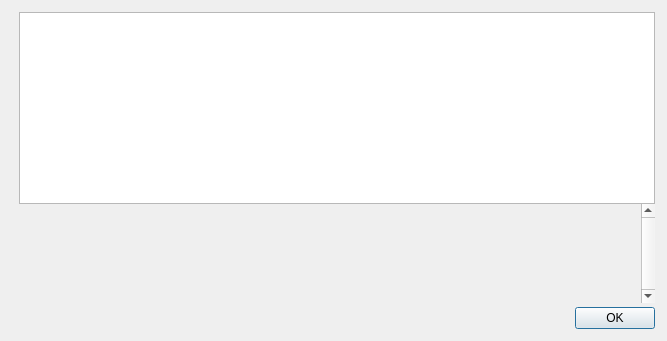
<?xml version="1.0" encoding="UTF-8"?>
<ui version="4.0">
 <class>HelpMessageDialog</class>
 <widget class="QDialog" name="HelpMessageDialog">
  <property name="geometry">
   <rect>
    <x>0</x>
    <y>0</y>
    <width>667</width>
    <height>341</height>
   </rect>
  </property>
  <layout class="QHBoxLayout" name="horizontalLayout_2">
   <property name="spacing">
    <number>0</number>
   </property>
   <property name="leftMargin">
    <number>12</number>
   </property>
   <property name="topMargin">
    <number>12</number>
   </property>
   <property name="rightMargin">
    <number>12</number>
   </property>
   <property name="bottomMargin">
    <number>12</number>
   </property>
   <item>
    <layout class="QVBoxLayout" name="verticalLayoutLogo" stretch="0,0">
     <property name="leftMargin">
      <number>0</number>
     </property>
     <property name="topMargin">
      <number>4</number>
     </property>
     <property name="rightMargin">
      <number>0</number>
     </property>
     <item>
      <widget class="QLabel" name="aboutLogo">
       <property name="sizePolicy">
        <sizepolicy hsizetype="Preferred" vsizetype="Ignored">
         <horstretch>0</horstretch>
         <verstretch>0</verstretch>
        </sizepolicy>
       </property>
       <property name="maximumSize">
        <size>
         <width>100</width>
         <height>100</height>
        </size>
       </property>
       <property name="pixmap">
        <pixmap resource="../calm.qrc">:/images/about</pixmap>
       </property>
       <property name="scaledContents">
        <bool>false</bool>
       </property>
       <property name="alignment">
        <set>Qt::AlignHCenter|Qt::AlignTop</set>
       </property>
       <property name="wordWrap">
        <bool>false</bool>
       </property>
       <property name="openExternalLinks">
        <bool>false</bool>
       </property>
      </widget>
     </item>
     <item>
      <widget class="QFrame" name="frame">
       <property name="frameShape">
        <enum>QFrame::NoFrame</enum>
       </property>
       <property name="frameShadow">
        <enum>QFrame::Raised</enum>
       </property>
      </widget>
     </item>
    </layout>
   </item>
   <item>
    <layout class="QVBoxLayout" name="verticalLayout">
     <item>
      <widget class="QTextEdit" name="helpMessage">
       <property name="readOnly">
        <bool>true</bool>
       </property>
      </widget>
     </item>
     <item>
      <widget class="QScrollArea" name="scrollArea">
       <property name="frameShape">
        <enum>QFrame::NoFrame</enum>
       </property>
       <property name="verticalScrollBarPolicy">
        <enum>Qt::ScrollBarAlwaysOn</enum>
       </property>
       <property name="widgetResizable">
        <bool>true</bool>
       </property>
       <widget class="QWidget" name="scrollAreaWidgetContents">
        <property name="geometry">
         <rect>
          <x>0</x>
          <y>0</y>
          <width>534</width>
          <height>76</height>
         </rect>
        </property>
        <layout class="QVBoxLayout" name="verticalLayout_2">
         <item>
          <widget class="QLabel" name="aboutMessage">
           <property name="cursor">
            <cursorShape>IBeamCursor</cursorShape>
           </property>
           <property name="textFormat">
            <enum>Qt::PlainText</enum>
           </property>
           <property name="alignment">
            <set>Qt::AlignLeading|Qt::AlignLeft|Qt::AlignTop</set>
           </property>
           <property name="openExternalLinks">
            <bool>true</bool>
           </property>
           <property name="textInteractionFlags">
            <set>Qt::LinksAccessibleByMouse|Qt::TextSelectableByKeyboard|Qt::TextSelectableByMouse</set>
           </property>
          </widget>
         </item>
        </layout>
       </widget>
      </widget>
     </item>
     <item>
      <spacer name="verticalSpacer">
       <property name="orientation">
        <enum>Qt::Vertical</enum>
       </property>
       <property name="sizeType">
        <enum>QSizePolicy::Fixed</enum>
       </property>
       <property name="sizeHint" stdset="0">
        <size>
         <width>4</width>
         <height>4</height>
        </size>
       </property>
      </spacer>
     </item>
     <item>
      <widget class="QDialogButtonBox" name="okButton">
       <property name="orientation">
        <enum>Qt::Horizontal</enum>
       </property>
       <property name="standardButtons">
        <set>QDialogButtonBox::Ok</set>
       </property>
      </widget>
     </item>
    </layout>
   </item>
  </layout>
 </widget>
 <resources>
  <include location="../calm.qrc"/>
 </resources>
 <connections>
  <connection>
   <sender>okButton</sender>
   <signal>accepted()</signal>
   <receiver>HelpMessageDialog</receiver>
   <slot>accept()</slot>
   <hints>
    <hint type="sourcelabel">
     <x>20</x>
     <y>20</y>
    </hint>
    <hint type="destinationlabel">
     <x>20</x>
     <y>20</y>
    </hint>
   </hints>
  </connection>
  <connection>
   <sender>okButton</sender>
   <signal>rejected()</signal>
   <receiver>HelpMessageDialog</receiver>
   <slot>reject()</slot>
   <hints>
    <hint type="sourcelabel">
     <x>20</x>
     <y>20</y>
    </hint>
    <hint type="destinationlabel">
     <x>20</x>
     <y>20</y>
    </hint>
   </hints>
  </connection>
 </connections>
</ui>
